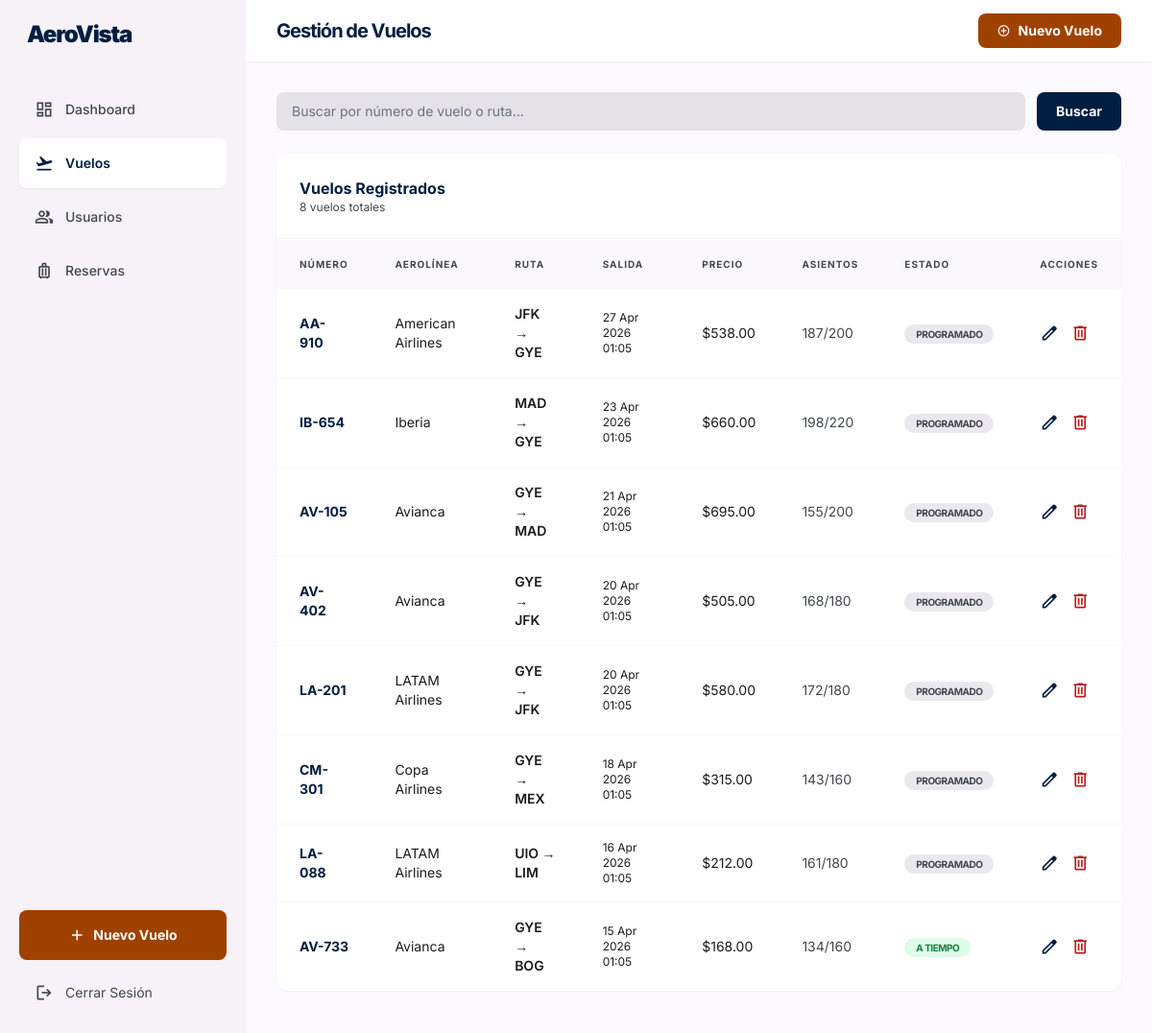
Page /admin/vuelos.php (signed in) on the committed database.
### tables this page shows
CREATE TABLE `vuelos` (
  `id`                   INT AUTO_INCREMENT PRIMARY KEY,
  `numero_vuelo`         VARCHAR(20)    NOT NULL,
  `aerolinea_id`         INT            NOT NULL,
  `origen_id`            INT            NOT NULL,
  `destino_id`           INT            NOT NULL,
  `fecha_salida`         DATETIME       NOT NULL,
  `fecha_llegada`        DATETIME       NOT NULL,
  `precio_base`          DECIMAL(10,2)  NOT NULL,
  `impuestos`            DECIMAL(10,2)  NOT NULL DEFAULT 0.00,
  `capacidad`            INT            NOT NULL DEFAULT 180,
  `asientos_disponibles` INT            NOT NULL DEFAULT 180,
  `avion`                VARCHAR(100)   DEFAULT NULL COMMENT 'Modelo del avión (ej. Airbus A321neo)',
  `estado`               ENUM('programado','a_tiempo','retrasado','cancelado','completado')
                         NOT NULL DEFAULT 'programado',
  `created_at`           TIMESTAMP      NOT NULL DEFAULT CURRENT_TIMESTAMP,
  `updated_at`           TIMESTAMP      NOT NULL DEFAULT CURRENT_TIMESTAMP ON UPDATE CURRENT_TIMESTAMP,
  KEY `idx_vuelo_origen`   (`origen_id`),
  KEY `idx_vuelo_destino`  (`destino_id`),
  KEY `idx_vuelo_fecha`    (`fecha_salida`),
  KEY `idx_vuelo_estado`   (`estado`),
  CONSTRAINT `fk_vuelo_aerolinea` FOREIGN KEY (`aerolinea_id`) REFERENCES `aerolineas` (`id`),
  CONSTRAINT `fk_vuelo_origen`    FOREIGN KEY (`origen_id`)    REFERENCES `aeropuertos` (`id`),
  CONSTRAINT `fk_vuelo_destino`   FOREIGN KEY (`destino_id`)   REFERENCES `aeropuertos` (`id`)
);

CREATE TABLE `aerolineas` (
  `id`         INT AUTO_INCREMENT PRIMARY KEY,
  `codigo`     VARCHAR(10)  NOT NULL COMMENT 'Código IATA de la aerolínea',
  `nombre`     VARCHAR(100) NOT NULL,
  `logo_url`   VARCHAR(255) DEFAULT NULL,
  `activo`     TINYINT(1)   NOT NULL DEFAULT 1,
  `created_at` TIMESTAMP    NOT NULL DEFAULT CURRENT_TIMESTAMP,
  UNIQUE KEY `uq_aerolinea_codigo` (`codigo`)
);

CREATE TABLE `aeropuertos` (
  `id`         INT AUTO_INCREMENT PRIMARY KEY,
  `codigo`     VARCHAR(3)   NOT NULL COMMENT 'Código IATA (ej. GYE)',
  `nombre`     VARCHAR(150) NOT NULL,
  `ciudad`     VARCHAR(100) NOT NULL,
  `pais`       VARCHAR(100) NOT NULL,
  `pais_codigo` VARCHAR(2)  NOT NULL COMMENT 'Código ISO del país (ej. EC)',
  `activo`     TINYINT(1)   NOT NULL DEFAULT 1,
  `created_at` TIMESTAMP    NOT NULL DEFAULT CURRENT_TIMESTAMP,
  UNIQUE KEY `uq_aeropuerto_codigo` (`codigo`)
);

### admin/vuelos.php (the view, shortened to what this page needs)
<?php
require_once __DIR__ . '/../includes/functions.php';
$db    = getDB();
$page   = max(1, (int)($_GET['page'] ?? 1));
$limit  = 15;
$offset = ($page - 1) * $limit;
$search = trim($_GET['q'] ?? '');
$whereSQL = $search ? "WHERE v.numero_vuelo LIKE :q OR ap_o.codigo LIKE :q OR ap_d.codigo LIKE :q" : '';
$params   = $search ? [':q' => "%{$search}%"] : [];
$total = $db->prepare("SELECT COUNT(*) FROM vuelos v JOIN aeropuertos ap_o ON ap_o.id=v.origen_id JOIN aeropuertos ap_d ON ap_d.id=v.destino_id $whereSQL");
$total->execute($params);
$totalRows = (int)$total->fetchColumn();
$stmtV = $db->prepare("
    SELECT v.*, al.nombre AS aerolinea, ap_o.codigo AS origen, ap_d.codigo AS destino
    FROM vuelos v
    JOIN aerolineas al    ON al.id  = v.aerolinea_id
    JOIN aeropuertos ap_o ON ap_o.id = v.origen_id
    JOIN aeropuertos ap_d ON ap_d.id = v.destino_id
    $whereSQL
    ORDER BY v.fecha_salida DESC
    LIMIT $limit OFFSET $offset
");
$stmtV->execute($params);
$vuelos = $stmtV->fetchAll();
?>
<!DOCTYPE html>
<html lang="es">
<head>
  <script src="https://cdn.tailwindcss.com?plugins=forms"></script>
</head>
<body class="bg-surface text-on-surface antialiased">
  <?php include __DIR__ . '/includes/sidebar.php'; ?>
  <main class="ml-64 min-h-screen">
    <header class="fixed top-0 right-0 left-64 h-16 bg-white/70 backdrop-blur-xl z-30 shadow-sm flex items-center justify-between px-8">
      <h1 class="text-xl font-bold text-primary tracking-tighter">Gestión de Vuelos</h1>
      <button onclick="document.getElementById('modal-vuelo').classList.remove('hidden')"
              class="bg-secondary text-white px-5 py-2 rounded-lg font-bold text-sm flex items-center gap-2 hover:opacity-90 transition-all">
        <span class="material-symbols-outlined text-sm">add_circle</span>
        Nuevo Vuelo
      </button>
    </header>
    <div class="pt-24 pb-12 px-8 max-w-7xl mx-auto space-y-6">
      <form method="GET" class="flex gap-3">
        <input type="text" name="q" value="<?= e($search) ?>" placeholder="Buscar por número de vuelo o ruta..."
               class="flex-1 bg-surface-container-highest border-none rounded-lg px-4 py-2.5 text-sm focus:ring-2 focus:ring-primary outline-none"/>
        <button type="submit" class="bg-primary text-white px-5 py-2.5 rounded-lg font-bold text-sm hover:opacity-90">Buscar</button>
      </form>
      <section class="bg-surface-container-lowest rounded-xl overflow-hidden shadow-sm">
        <div class="p-6 border-b border-surface-container-high/50 flex items-center justify-between">
          <div>
            <h2 class="text-base font-bold text-primary">Vuelos Registrados</h2>
            <p class="text-xs text-on-surface-variant"><?= $totalRows ?> vuelos totales</p>
          </div>
        </div>
        <div class="overflow-x-auto">
          <table class="w-full text-left text-sm">
            <thead>
              <tr class="bg-surface-container-low/50">
                <th class="px-6 py-4 text-[10px] font-bold text-on-surface-variant uppercase tracking-widest">Número</th>
                <th class="px-6 py-4 text-[10px] font-bold text-on-surface-variant uppercase tracking-widest">Aerolínea</th>
                <th class="px-6 py-4 text-[10px] font-bold text-on-surface-variant uppercase tracking-widest">Ruta</th>
                <th class="px-6 py-4 text-[10px] font-bold text-on-surface-variant uppercase tracking-widest">Salida</th>
                <th class="px-6 py-4 text-[10px] font-bold text-on-surface-variant uppercase tracking-widest">Precio</th>
                <th class="px-6 py-4 text-[10px] font-bold text-on-surface-variant uppercase tracking-widest">Asientos</th>
                <th class="px-6 py-4 text-[10px] font-bold text-on-surface-variant uppercase tracking-widest">Estado</th>
                <th class="px-6 py-4 text-[10px] font-bold text-on-surface-variant uppercase tracking-widest">Acciones</th>
              </tr>
            </thead>
            <tbody class="divide-y divide-surface-container-high/30">
              <?php foreach ($vuelos as $v): ?>
                <tr class="hover:bg-surface-container-low/30 transition-colors">
                  <td class="px-6 py-4 font-bold text-primary"><?= e($v['numero_vuelo']) ?></td>
                  <td class="px-6 py-4"><?= e($v['aerolinea']) ?></td>
                  <td class="px-6 py-4 font-semibold"><?= e($v['origen']) ?> → <?= e($v['destino']) ?></td>
                  <td class="px-6 py-4 text-xs"><?= fechaCorta($v['fecha_salida']) ?> <?= hora($v['fecha_salida']) ?></td>
                  <td class="px-6 py-4"><?= precio((float)$v['precio_base'] + (float)$v['impuestos']) ?></td>
                  <td class="px-6 py-4">
                    <span class="<?= $v['asientos_disponibles'] < 20 ? 'text-error font-bold' : 'text-on-surface-variant' ?>"><?= $v['asientos_disponibles'] ?>/<?= $v['capacidad'] ?></span>
                  </td>
                  <td class="px-6 py-4"><?= badgeEstado($v['estado']) ?></td>
                  <td class="px-6 py-4">
                    <div class="flex gap-3 items-center">
                      <a href="/admin/vuelos.php?edit=<?= $v['id'] ?>"
                         class="text-primary hover:text-secondary transition-colors">
                        <span class="material-symbols-outlined text-xl">edit</span>
                      </a>
                      <form method="POST" onsubmit="return confirm('¿Eliminar vuelo <?= e($v['numero_vuelo']) ?>? Esta acción no se puede deshacer.')">
                        <button type="submit" class="text-error hover:opacity-70 transition-opacity">
                          <span class="material-symbols-outlined text-xl">delete</span>
                        </button>
                      </form>
                    </div>
                  </td>
                </tr>
              <?php endforeach; ?>
            </tbody>
          </table>
        </div>
      </section>
    </div>
  </main>
</body>
</html>

### admin/includes/sidebar.php
<?php
$currentPage = basename($_SERVER['PHP_SELF']);
$navItems = [
    ['href' => '/admin/index.php',    'icon' => 'dashboard',    'label' => 'Dashboard',   'file' => 'index.php'],
    ['href' => '/admin/vuelos.php',   'icon' => 'flight_takeoff','label' => 'Vuelos',      'file' => 'vuelos.php'],
    ['href' => '/admin/usuarios.php', 'icon' => 'group',         'label' => 'Usuarios',    'file' => 'usuarios.php'],
    ['href' => '/admin/reservas.php', 'icon' => 'luggage',       'label' => 'Reservas',    'file' => 'reservas.php'],
];
?>
<aside class="h-screen w-64 fixed left-0 top-0 bg-surface-container-low flex flex-col p-5 gap-3 z-40 border-r-0">
  <a href="/admin/index.php" class="font-black text-primary text-2xl tracking-tighter mb-6 px-2 block">AeroVista</a>
  <nav class="flex flex-col gap-1 flex-grow">
    <?php foreach ($navItems as $item):
      $active = ($currentPage === $item['file']);
    ?>
      <a href="<?= $item['href'] ?>"
         class="flex items-center gap-3 px-4 py-3 rounded-lg text-sm font-medium transition-all duration-150
                <?= $active ? 'bg-white text-primary font-semibold shadow-sm' : 'text-on-surface-variant hover:bg-white/60 hover:text-primary' ?>">
        <span class="material-symbols-outlined text-xl"><?= $item['icon'] ?></span>
        <?= $item['label'] ?>
      </a>
    <?php endforeach; ?>
  </nav>
  <div class="flex flex-col gap-2 mt-auto">
    <a href="/admin/vuelos.php#nuevo"
       class="bg-secondary text-white px-4 py-3 rounded-lg font-bold text-sm flex items-center justify-center gap-2 hover:opacity-90 transition-all">
      <span class="material-symbols-outlined text-lg">add</span>
      Nuevo Vuelo
    </a>
    <a href="/logout.php"
       class="flex items-center gap-3 px-4 py-3 rounded-lg text-sm text-on-surface-variant hover:bg-white/60 hover:text-primary transition-all">
      <span class="material-symbols-outlined text-xl">logout</span>
      Cerrar Sesión
    </a>
  </div>
</aside>

### includes/functions.php (shortened to what this page needs)
<?php
function e(string $str): string {
    return htmlspecialchars($str, ENT_QUOTES | ENT_SUBSTITUTE, 'UTF-8');
}
function precio(float $amount): string {
    return '$' . number_format($amount, 2, '.', ',');
}
function fechaCorta(\DateTime|string $fecha): string {
    if (is_string($fecha)) $fecha = new \DateTime($fecha);
    return $fecha->format('d M Y');
}
function hora(string $datetime): string {
    return (new \DateTime($datetime))->format('H:i');
}
function badgeEstado(string $estado): string {
    $map = [
        'programado' => ['bg-surface-container-high text-on-surface-variant', 'Programado'],
        'a_tiempo'   => ['bg-green-100 text-green-700',  'A Tiempo'],
        'retrasado'  => ['bg-orange-100 text-orange-700','Retrasado'],
        'cancelado'  => ['bg-red-100 text-red-700',      'Cancelado'],
        'completado' => ['bg-blue-100 text-blue-700',    'Completado'],
    ];
    [$css, $label] = $map[$estado] ?? ['bg-gray-100 text-gray-600', ucfirst($estado)];
    return "<span class=\"px-3 py-1 rounded-full text-[10px] font-bold uppercase tracking-tighter {$css}\">{$label}</span>";
}

### admin/vuelos.php (style rules this page uses)
body { font-family:'Inter',sans-serif; }
.material-symbols-outlined { font-variation-settings:'FILL' 0,'wght' 400,'GRAD' 0,'opsz' 24; }

### rows in the picture
vuelos: numero_vuelo "AA-910", aerolinea.nombre "American Airlines", origen.codigo "JFK", destino.codigo "GYE", fecha_salida "27 Apr 2026", fecha_salida "01:05", precio((float)$v['precio_base'] + (float)$v['impuestos']) "$538.00", asientos_disponibles "187", capacidad "200", label "PROGRAMADO"
vuelos: numero_vuelo "IB-654", aerolinea.nombre "Iberia", origen.codigo "MAD", destino.codigo "GYE", fecha_salida "23 Apr 2026", fecha_salida "01:05", precio((float)$v['precio_base'] + (float)$v['impuestos']) "$660.00", asientos_disponibles "198", capacidad "220", label "PROGRAMADO"
vuelos: numero_vuelo "AV-105", aerolinea.nombre "Avianca", origen.codigo "GYE", destino.codigo "MAD", fecha_salida "21 Apr 2026", fecha_salida "01:05", precio((float)$v['precio_base'] + (float)$v['impuestos']) "$695.00", asientos_disponibles "155", capacidad "200", label "PROGRAMADO"
vuelos: numero_vuelo "AV-402", aerolinea.nombre "Avianca", origen.codigo "GYE", destino.codigo "JFK", fecha_salida "20 Apr 2026", fecha_salida "01:05", precio((float)$v['precio_base'] + (float)$v['impuestos']) "$505.00", asientos_disponibles "168", capacidad "180", label "PROGRAMADO"
vuelos: numero_vuelo "LA-201", aerolinea.nombre "LATAM Airlines", origen.codigo "GYE", destino.codigo "JFK", fecha_salida "20 Apr 2026", fecha_salida "01:05", precio((float)$v['precio_base'] + (float)$v['impuestos']) "$580.00", asientos_disponibles "172", capacidad "180", label "PROGRAMADO"
vuelos: numero_vuelo "CM-301", aerolinea.nombre "Copa Airlines", origen.codigo "GYE", destino.codigo "MEX", fecha_salida "18 Apr 2026", fecha_salida "01:05", precio((float)$v['precio_base'] + (float)$v['impuestos']) "$315.00", asientos_disponibles "143", capacidad "160", label "PROGRAMADO"
vuelos: numero_vuelo "LA-088", aerolinea.nombre "LATAM Airlines", origen.codigo "UIO", destino.codigo "LIM", fecha_salida "16 Apr 2026", fecha_salida "01:05", precio((float)$v['precio_base'] + (float)$v['impuestos']) "$212.00", asientos_disponibles "161", capacidad "180", label "PROGRAMADO"
vuelos: numero_vuelo "AV-733", aerolinea.nombre "Avianca", origen.codigo "GYE", destino.codigo "BOG", fecha_salida "15 Apr 2026", fecha_salida "01:05", precio((float)$v['precio_base'] + (float)$v['impuestos']) "$168.00", asientos_disponibles "134", capacidad "160", label "A TIEMPO"

### other values in the picture
$item['label'] "Dashboard"
$item['label'] "Vuelos"
$item['label'] "Usuarios"
$item['label'] "Reservas"
$totalRows "8"
